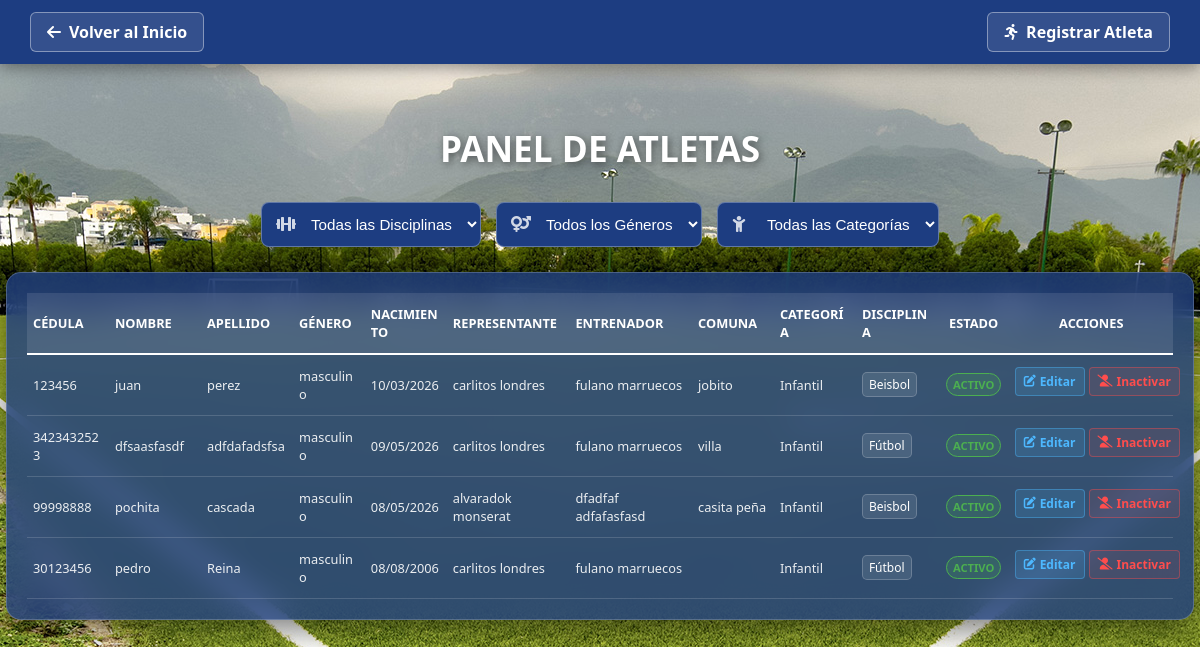
Screenshot of /vista/ver_atletas.php?estado_exito=1 with the database file from the repository.
### tables this page shows
CREATE TABLE `atletas` (
  `id` int(11) NOT NULL,
  `cedula` varchar(20) NOT NULL,
  `nombre` varchar(100) NOT NULL,
  `apellido` varchar(100) NOT NULL,
  `fecha_nacimiento` date DEFAULT NULL,
  `genero` enum('masculino','femenino') NOT NULL,
  `estado` enum('activo','inactivo','suspendido') NOT NULL,
  `categoria` enum('infantil','juvenil') NOT NULL,
  `comuna` varchar(100) NOT NULL,
  `representante_id` int(150) NOT NULL,
  `entrenador_id` int(11) NOT NULL,
  `disciplina_id` int(11) NOT NULL
);

CREATE TABLE `representantes` (
  `id` int(150) NOT NULL,
  `cedula` varchar(20) NOT NULL,
  `nombre` varchar(100) NOT NULL,
  `apellido` varchar(100) NOT NULL,
  `telefono` varchar(30) NOT NULL,
  `correo` varchar(100) NOT NULL,
  `direccion` text NOT NULL
);

CREATE TABLE `entrenadores` (
  `id` int(11) NOT NULL,
  `cedula` varchar(20) NOT NULL,
  `nombre` varchar(100) NOT NULL,
  `apellido` varchar(100) NOT NULL,
  `disciplina_id` int(11) DEFAULT NULL,
  `telefono` varchar(20) DEFAULT NULL,
  `correo` varchar(100) DEFAULT NULL,
  `estado` enum('activo','inactivo') NOT NULL
);

CREATE TABLE `disciplinas` (
  `id` int(11) NOT NULL,
  `nombre_disciplina` varchar(50) NOT NULL
);

### controlador/controlador_atletas.php (called while the page is built, shortened)
<?php
require_once 'conexion.php';
$sql = "SELECT
            a.id,
            a.cedula,
            a.nombre,
            a.apellido,
            a.genero,
            a.fecha_nacimiento,
            a.comuna,
            a.categoria,
            a.estado,
            r.nombre AS nombre_rep,
            r.apellido AS apellido_rep,
            e.nombre AS nombre_ent,
            e.apellido AS apellido_ent,
            d.nombre_disciplina AS disciplina
        FROM atletas a
        INNER JOIN representantes r ON a.representante_id = r.id
        INNER JOIN entrenadores e ON a.entrenador_id = e.id
        INNER JOIN disciplinas d ON a.disciplina_id = d.id WHERE 1=1";
$sql .= " ORDER BY a.id DESC";
$stmt = $conexion->prepare($sql);
$stmt->execute();
$resultado = $stmt->get_result();
?>

### vista/ver_atletas.php (the view, shortened to what this page needs)
<?php
require_once '../controlador/controlador_atletas.php';
?>
<!DOCTYPE html>
<html lang="es">
<head>
    <link rel="stylesheet" href="../estilo/style8.css">
    <link rel="stylesheet" href="https://cdnjs.cloudflare.com/ajax/libs/font-awesome/6.0.0/css/all.min.css">
</head>
<body>
    <header class="main-header">
        <div class="header-container">
            <a href="../vista/inicio.php" class="btn-back">
                <i class="fas fa-arrow-left"></i> Volver al Inicio
            </a>
            <a href="registrar_atletas.php" class="btn-back">
                <i class="fas fa-running"></i> Registrar Atleta
            </a>
        </div>
    </header>
    <main class="central-container">
        <h1 class="main-title">Panel de Atletas</h1>
        <form method="GET" action="" class="filter-form" style="display: flex; gap: 15px; justify-content: center; margin-bottom: 25px; flex-wrap: wrap;">
            <div class="input-group" style="position: relative; margin-bottom: 0; min-width: 200px;">
                <i class="fas fa-dumbbell" style="position: absolute; left: 15px; top: 50%; transform: translateY(-50%); color: rgba(255, 255, 255, 0.8); z-index: 1;"></i>
                <select name="disciplina" onchange="this.form.submit()" style="width: 100%; padding: 12px 12px 12px 45px; background: #1D3D81; border: 1px solid rgba(255, 255, 255, 0.3); border-radius: 8px; color: white; outline: none; box-sizing: border-box; font-size: 0.95rem; cursor: pointer;">
                    <option value="" style="background: #1D3D81; color: white;">Todas las Disciplinas</option>
                </select>
            </div>
            <div class="input-group" style="position: relative; margin-bottom: 0; min-width: 200px;">
                <i class="fas fa-venus-mars" style="position: absolute; left: 15px; top: 50%; transform: translateY(-50%); color: rgba(255, 255, 255, 0.8); z-index: 1;"></i>
                <select name="genero" onchange="this.form.submit()" style="width: 100%; padding: 12px 12px 12px 45px; background: #1D3D81; border: 1px solid rgba(255, 255, 255, 0.3); border-radius: 8px; color: white; outline: none; box-sizing: border-box; font-size: 0.95rem; cursor: pointer;">
                    <option value="" style="background: #1D3D81; color: white;">Todos los Géneros</option>
                </select>
            </div>
            <div class="input-group" style="position: relative; margin-bottom: 0; min-width: 200px;">
                <i class="fas fa-child" style="position: absolute; left: 15px; top: 50%; transform: translateY(-50%); color: rgba(255, 255, 255, 0.8); z-index: 1;"></i>
                <select name="categoria" onchange="this.form.submit()" style="width: 100%; padding: 12px 12px 12px 45px; background: #1D3D81; border: 1px solid rgba(255, 255, 255, 0.3); border-radius: 8px; color: white; outline: none; box-sizing: border-box; font-size: 0.95rem; cursor: pointer;">
                    <option value="" style="background: #1D3D81; color: white;">Todas las Categorías</option>
                </select>
            </div>
        </form>
        <div class="glass-table-container">
            <?php if ($resultado && $resultado->num_rows > 0): ?>
                <table class="user-table">
                    <thead>
                        <tr>
                            <th class="col-cedula">Cédula</th>
                            <th class="col-nombre">Nombre</th>
                            <th class="col-apellido">Apellido</th>
                            <th class="col-genero">Género</th>
                            <th class="col-nacimiento">Nacimiento</th>
                            <th class="col-representante">Representante</th>
                            <th class="col-entrenador">Entrenador</th>
                            <th class="col-comuna">Comuna</th>
                            <th class="col-categoria">Categoría</th>
                            <th class="col-disciplina">Disciplina</th>
                            <th class="col-estado" style="text-align: center;">Estado</th>
                            <th class="col-acciones" style="text-align: center;">Acciones</th>
                        </tr>
                    </thead>
                    <tbody>
                        <?php while($row = $resultado->fetch_assoc()): ?>
                            <tr>
                                <td><?php echo htmlspecialchars($row['cedula']); ?></td>
                                <td><?php echo htmlspecialchars($row['nombre']); ?></td>
                                <td><?php echo htmlspecialchars($row['apellido']); ?></td>
                                <td><?php echo htmlspecialchars($row['genero']); ?></td>
                                <td><?php echo date('d/m/Y', strtotime($row['fecha_nacimiento'])); ?></td>
                                <td><?php echo htmlspecialchars($row['nombre_rep'] . " " . $row['apellido_rep']); ?></td>
                                <td><?php echo htmlspecialchars($row['nombre_ent'] . " " . $row['apellido_ent']); ?></td>
                                <td><?php echo htmlspecialchars($row['comuna']); ?></td>
                                <td style="text-transform: capitalize; font-weight: 500; color: #FBC02D;"><?php echo htmlspecialchars($row['categoria']); ?></td>
                                <td><span class="badge-disciplina"><?php echo htmlspecialchars($row['disciplina']); ?></span></td>
                                <td style="text-align: center;">
                                    <?php $clase = ($row['estado'] == 'activo') ? 'estado-activo' : 'estado-inactivo'; ?>
                                    <span class="badge-estado <?php echo $clase; ?>"><?php echo ucfirst($row['estado']); ?></span>
                                </td>
                                <td class="action-cell">
                                    <a href="editar_atleta.php?id=<?php echo $row['id']; ?>" class="btn-table edit" title="Editar Atleta">
                                        <i class="fas fa-edit"></i> Editar
                                    </a>
                                    <?php if ($row['estado'] == 'activo'): ?>
                                        <a href="../controlador/controlador_estado_atleta.php?id=<?php echo $row['id']; ?>&actual=activo" class="btn-inactivar" title="Inactivar">
                                            <i class="fas fa-user-slash"></i> Inactivar
                                        </a>
                                    <?php else: ?>
                                        <a href="../controlador/controlador_estado_atleta.php?id=<?php echo $row['id']; ?>&actual=inactivo" class="btn-activar" title="Activar">
                                            <i class="fas fa-user-check"></i> Activar
                                        </a>
                                    <?php endif; ?>
                                </td>
                            </tr>
                        <?php endwhile; ?>
                    </tbody>
                </table>
            <?php endif; ?>
        </div>
    </main>
</body>
</html>

### estilo/style8.css (style rules this page uses)
body { margin: 0; padding: 0; font-family: 'Segoe UI', sans-serif; background-image: url('../estilo/background_cancha.jpg'); background-size: cover; background-position: center; background-attachment: fixed; min-height: 100vh; }
.main-header { background-color: #1D3D81; width: 100%; padding: 12px 0; position: fixed; top: 0; z-index: 1000; box-shadow: 0 4px 15px rgba(0,0,0,0.4); }
.header-container { display: flex; justify-content: space-between; align-items: center; padding: 0 30px; }
.btn-back { background: rgba(255, 255, 255, 0.1); color: white; text-decoration: none; padding: 8px 16px; border-radius: 6px; border: 1px solid rgba(255, 255, 255, 0.4); font-weight: 600; transition: 0.3s; display: flex; align-items: center; gap: 8px; }
.central-container { padding-top: 100px; padding-bottom: 40px; display: flex; flex-direction: column; align-items: center; width: 100%; box-sizing: border-box; }
.main-title { color: white; font-size: 2.2rem; text-transform: uppercase; text-shadow: 2px 2px 8px rgba(0,0,0,0.5); margin-bottom: 30px; }
.glass-table-container { background: rgba(29, 61, 129, 0.8); backdrop-filter: blur(15px); -webkit-backdrop-filter: blur(15px); border: 1px solid rgba(255, 255, 255, 0.2); border-radius: 15px; padding: 20px; width: 99%; max-width: 1500px; box-shadow: 0 10px 30px rgba(0,0,0,0.5); margin: 0 auto; box-sizing: border-box; overflow-x: hidden; }
.user-table { width: 100%; border-collapse: collapse; color: #FFFFFF !important; text-align: left; table-layout: fixed; }
.user-table thead tr { background-color: rgba(255, 255, 255, 0.1); border-bottom: 2px solid #FFFFFF !important; }
.user-table th { color: #FFFFFF !important; font-weight: bold; text-transform: uppercase; padding: 12px 6px; font-size: 0.80rem; word-wrap: break-word; }
.user-table td { color: rgba(255, 255, 255, 0.9) !important; padding: 12px 6px; font-size: 0.80rem; word-wrap: break-word; vertical-align: middle; }
.user-table tbody tr { border-bottom: 1px solid rgba(255, 255, 255, 0.15) !important; transition: background 0.3s; }
.col-cedula { width: 7%; }
.col-nombre { width: 8%; }
.col-apellido { width: 8%; }
.col-genero { width: 6%; }
.col-nacimiento { width: 7%; }
.col-representante { width: 11%; }
.col-entrenador { width: 11%; }
.col-comuna { width: 7%; }
.col-categoria { width: 7%; }
.col-disciplina { width: 7%; }
.col-estado { width: 6%; }
.col-acciones { width: 15%; }
.action-cell { display: flex; gap: 4px; justify-content: center; align-items: center; width: 100%; }
.btn-table, .btn-activar, .btn-inactivar { text-decoration: none; padding: 5px 8px; border-radius: 4px; font-size: 0.75rem; font-weight: 600; display: inline-flex; align-items: center; gap: 4px; transition: all 0.3s ease; border: 1px solid transparent; white-space: nowrap; }
.btn-table.edit { background: rgba(77, 184, 255, 0.15); color: #4db8ff; border-color: rgba(77, 184, 255, 0.4); }
.btn-inactivar { background: rgba(255, 77, 77, 0.1); color: #ff4d4d; border-color: rgba(255, 77, 77, 0.4); }
.badge-estado { padding: 3px 6px; border-radius: 12px; font-size: 0.70rem; font-weight: bold; text-transform: uppercase; display: inline-block; }
.estado-activo { background: rgba(76, 175, 80, 0.2); color: #4caf50; border: 1px solid #4caf50; }
.badge-disciplina { background: rgba(255, 255, 255, 0.1); padding: 3px 6px; border-radius: 5px; font-size: 0.75rem; border: 1px solid rgba(255, 255, 255, 0.2); color: #fff; display: inline-block; }

### rows the page displays
atletas: cedula "123456", nombre "juan", apellido "perez", genero "masculino", fecha_nacimiento "10/03/2026", representante.apellido "carlitos londres", entrenador.apellido "fulano marruecos", comuna "jobito", categoria "Infantil", disciplina.nombre_disciplina "Beisbol", estado "ACTIVO"
atletas: cedula "3423432523", nombre "dfsaasfasdf", apellido "adfdafadsfsa", genero "masculino", fecha_nacimiento "09/05/2026", representante.apellido "carlitos londres", entrenador.apellido "fulano marruecos", comuna "villa", categoria "Infantil", disciplina.nombre_disciplina "Fútbol", estado "ACTIVO"
atletas: cedula "99998888", nombre "pochita", apellido "cascada", genero "masculino", fecha_nacimiento "08/05/2026", representante.apellido "alvaradok monserat", entrenador.apellido "dfadfaf adfafasfasd", comuna "casita peña", categoria "Infantil", disciplina.nombre_disciplina "Beisbol", estado "ACTIVO"
atletas: cedula "30123456", nombre "pedro", apellido "Reina", genero "masculino", fecha_nacimiento "08/08/2006", representante.apellido "carlitos londres", entrenador.apellido "fulano marruecos", categoria "Infantil", disciplina.nombre_disciplina "Fútbol", estado "ACTIVO"
